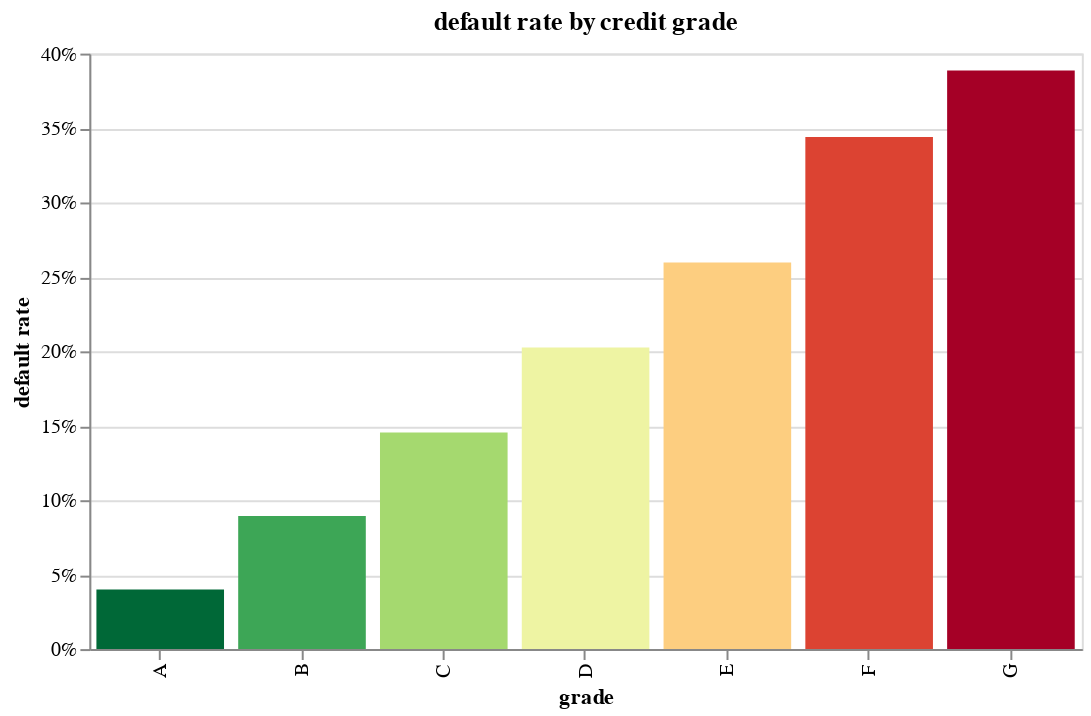

The code cell stored with this chart in its notebook:
### Markdown cell above
### 7.3 Default rate by grade — bar chart with tooltip (RQ1)

A simple but essential chart showing the overall default rate per credit grade. This provides the baseline understanding that motivates the segment-level monitoring in our dashboard.

### Code cell
# aggregate default rate by grade
grade_summary = (
    df_clean
    .groupby("grade", as_index=False)
    .agg(
        loan_count=("loan_amnt", "size"),
        default_rate=("default_flag", "mean")
    )
    .sort_values("grade")
)

viz3 = (
    alt.Chart(grade_summary)
    .mark_bar()
    .encode(
        x=alt.X("grade:N", title="grade"),
        y=alt.Y("default_rate:Q", title="default rate",
                axis=alt.Axis(format=".0%")),
        color=alt.Color(
            "default_rate:Q",
            scale=alt.Scale(scheme="redyellowgreen", reverse=True),
            legend=None,
        ),
        tooltip=[
            "grade:N",
            alt.Tooltip("loan_count:Q", title="loan count"),
            alt.Tooltip("default_rate:Q", title="default rate", format=".2%"),
        ],
    )
    .properties(width=500, height=300, title="default rate by credit grade")
)

viz3

### Figure 1 — Vega-Lite specification as saved in the notebook (floating-point values rounded to 4 significant figures)
{"config": {"view": {"continuousWidth": 300, "continuousHeight": 300}}, "data": {"name": "data-4b39ce0ce1cc1a51ebdd74a0cd45e60c"}, "mark": {"type": "bar"}, "encoding": {"color": {"field": "default_rate", "legend": null, "scale": {"reverse": true, "scheme": "redyellowgreen"}, "type": "quantitative"}, "tooltip": [{"field": "grade", "type": "nominal"}, {"field": "loan_count", "title": "loan count", "type": "quantitative"}, {"field": "default_rate", "format": ".2%", "title": "default rate", "type": "quantitative"}], "x": {"field": "grade", "title": "grade", "type": "nominal"}, "y": {"axis": {"format": ".0%"}, "field": "default_rate", "title": "default rate", "type": "quantitative"}}, "height": 300, "title": "default rate by credit grade", "width": 500, "$schema": "https://vega.github.io/schema/vega-lite/v5.20.1.json", "datasets": {"data-4b39ce0ce1cc1a51ebdd74a0cd45e60c": [{"grade": "A", "loan_count": 7400, "default_rate": 0.04}, {"grade": "B", "loan_count": 7400, "default_rate": 0.08932}, {"grade": "C", "loan_count": 7400, "default_rate": 0.1454}, {"grade": "D", "loan_count": 7400, "default_rate": 0.2026}, {"grade": "E", "loan_count": 7400, "default_rate": 0.2596}, {"grade": "F", "loan_count": 7088, "default_rate": 0.344}, {"grade": "G", "loan_count": 5985, "default_rate": 0.3886}]}}
